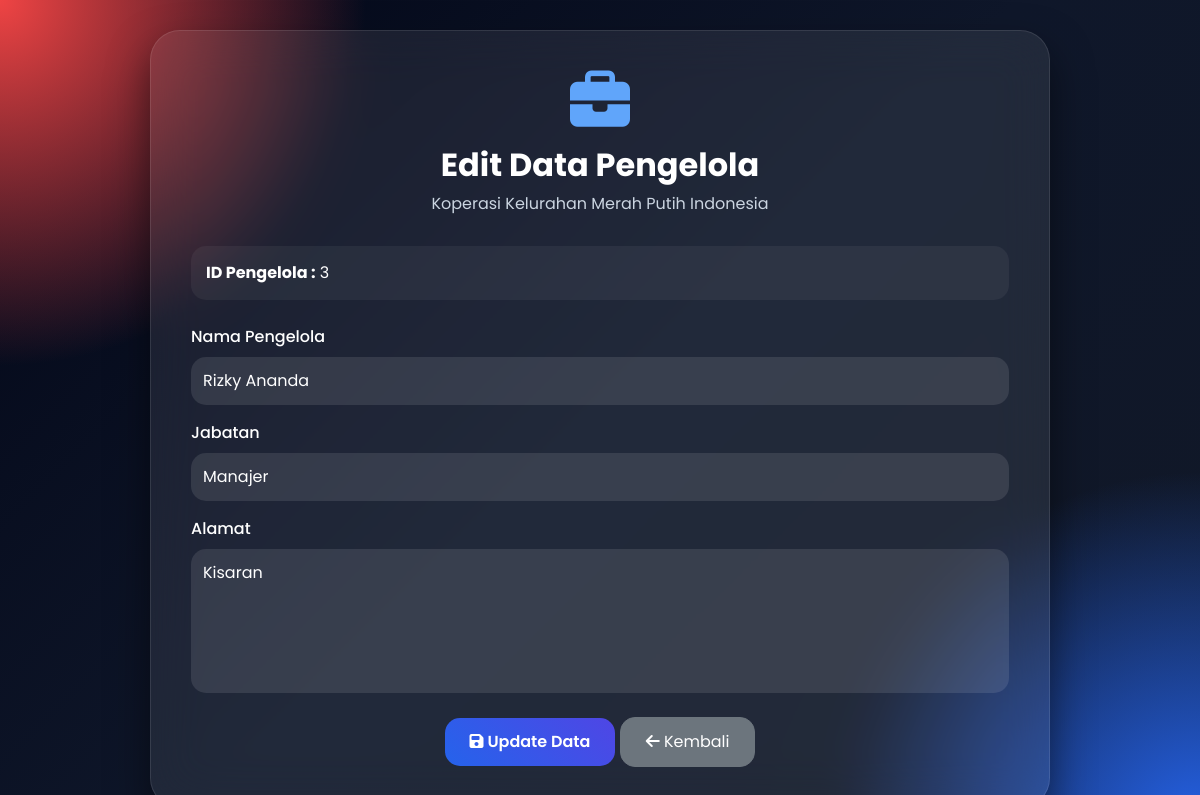
/koperasi/pengelola/edit_pengelola.php?id=3 (signed in), run on the app's committed database.
### tables this page shows
CREATE TABLE `pengelola` (
  `id_pengelola` int(11) NOT NULL,
  `nama` varchar(100) DEFAULT NULL,
  `jabatan` varchar(50) DEFAULT NULL,
  `alamat` text
);

### koperasi/pengelola/edit_pengelola.php (the view, shortened to what this page needs)
<?php
include "../config/koneksi.php";
$id = $_GET['id'];
$data = mysqli_query($koneksi,"
SELECT * FROM pengelola
WHERE id_pengelola='$id'
");
$d = mysqli_fetch_assoc($data);
?>
<!DOCTYPE html>
<html lang="id">
<head>
<link href="https://cdn.jsdelivr.net/npm/bootstrap@5.3.3/dist/css/bootstrap.min.css" rel="stylesheet">
<link rel="stylesheet"
href="https://cdnjs.cloudflare.com/ajax/libs/font-awesome/6.5.1/css/all.min.css"/>
</head>
<body>
<div class="vip-card">
    <div class="logo">
        <i class="fas fa-briefcase"></i>
        <h2>Edit Data Pengelola</h2>
        <p>Koperasi Kelurahan Merah Putih Indonesia</p>
    </div>
    <div class="info-box">
        <strong>ID Pengelola :</strong>
        <?= $d['id_pengelola']; ?>
    </div>
    <form method="POST">
        <div class="mb-3">
            <label class="form-label">
                Nama Pengelola
            </label>
            <input
            type="text"
            name="nama"
            value="<?= $d['nama']; ?>"
            class="form-control"
            required>
        </div>
        <div class="mb-3">
            <label class="form-label">
                Jabatan
            </label>
            <input
            type="text"
            name="jabatan"
            value="<?= $d['jabatan']; ?>"
            class="form-control"
            required>
        </div>
        <div class="mb-4">
            <label class="form-label">
                Alamat
            </label>
            <textarea
            name="alamat"
            rows="5"
            class="form-control"
            required><?= $d['alamat']; ?></textarea>
        </div>
        <div class="text-center">
            <button
            type="submit"
            name="update"
            class="btn btn-vip">
                <i class="fas fa-save"></i>
                Update Data
            </button>
            <a
            href="index.php"
            class="btn btn-secondary btn-back">
                <i class="fas fa-arrow-left"></i>
                Kembali
            </a>
        </div>
    </form>
</div>
</body>
</html>

### koperasi/pengelola/edit_pengelola.php (style rules this page uses)
* { margin:0; padding:0; box-sizing:border-box; font-family:'Poppins',sans-serif; }
body { min-height:100vh; background: radial-gradient(circle at top left,#ef4444 0%,transparent 25%), radial-gradient(circle at bottom right,#2563eb 0%,transparent 25%), linear-gradient(135deg,#020617,#0f172a,#111827); display:flex; justify-content:center; align-items:center; padding:30px; }
.vip-card { width:100%; max-width:900px; background:rgba(255,255,255,.08); backdrop-filter:blur(25px); border:1px solid rgba(255,255,255,.1); border-radius:30px; padding:40px; color:white; box-shadow:0 20px 40px rgba(0,0,0,.5); }
.logo { text-align:center; margin-bottom:30px; }
.logo i { font-size:60px; color:#60a5fa; margin-bottom:15px; }
.logo h2 { font-weight:700; }
.logo p { color:#cbd5e1; }
.form-label { font-weight:500; }
.form-control { background:rgba(255,255,255,.1); border:none; color:white; border-radius:15px; padding:12px; }
textarea { resize:none; }
.btn-vip { background:linear-gradient(45deg,#2563eb,#4f46e5); border:none; padding:12px 25px; border-radius:15px; color:white; font-weight:600; }
.btn-back { padding:12px 25px; border-radius:15px; }
.info-box { background:rgba(255,255,255,.05); padding:15px; border-radius:15px; margin-bottom:25px; }

### data on the page
pengelola: id_pengelola "3", nama "Rizky Ananda", jabatan "Manajer", alamat "Kisaran"
